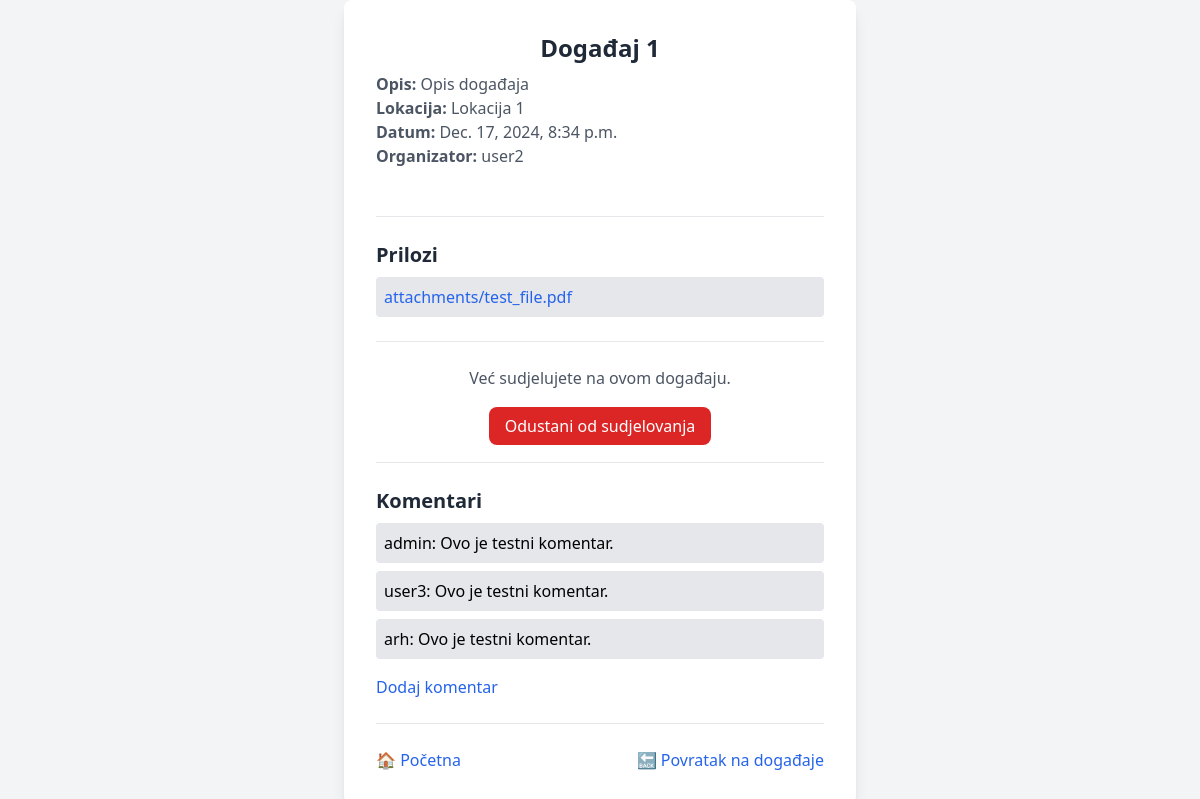
/events/2/ (signed in), run on an earlier commit of the app's database.
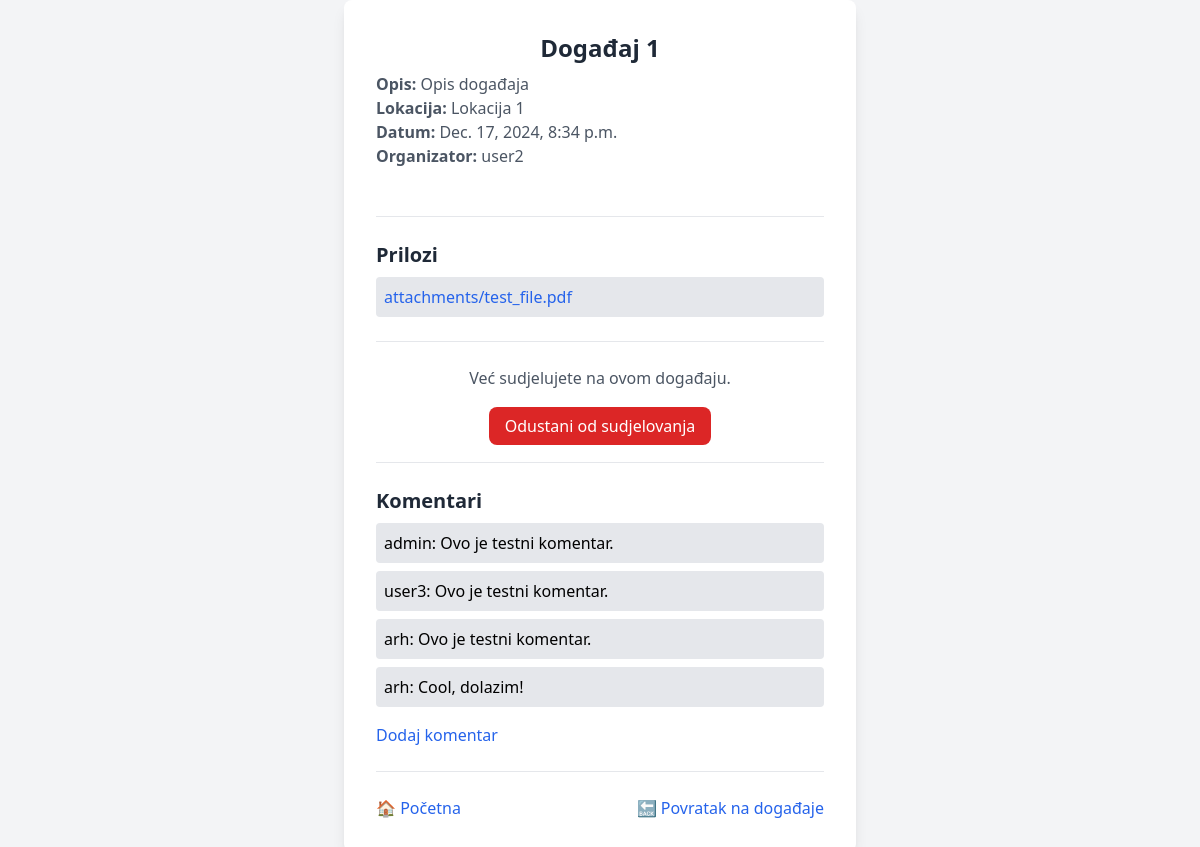
And on a later commit of the database.
### main/models.py (models this page shows, shortened)
class Attachment(models.Model):
    event = models.ForeignKey(Event, on_delete=models.CASCADE, related_name='attachments')
    file = models.FileField(upload_to='attachments/')
    uploaded_at = models.DateTimeField(auto_now_add=True)
    class Meta:
        default_permissions = ()
        permissions = [
            ("add_attachment", "Can add attachment"),
            ("view_attachment", "Can view attachment"),
        ]

class Comment(models.Model):
    event = models.ForeignKey(Event, on_delete=models.CASCADE, related_name='comments')
    author = models.ForeignKey(User, on_delete=models.CASCADE)
    content = models.TextField()
    created_at = models.DateTimeField(auto_now_add=True)
    class Meta:
        default_permissions = ()
        permissions = [
            ("add_comment", "Can add comment"),
            ("view_comment", "Can view comment"),
        ]

class CustomUser(AbstractUser):
    phone_number = models.CharField(max_length=15, blank=True, null=True)
    address = models.TextField(blank=True, null=True)

### main/views.py (the view)
# urls.py: path('events/<int:pk>/', EventDetailView.as_view(), name='event_detail'),
class EventDetailView(LoginRequiredMixin, DetailView):
    model = Event
    template_name = 'main/Event/event_detail.html'
    context_object_name = 'event'
    def get_context_data(self, **kwargs):
        context = super().get_context_data(**kwargs)
        context['attachments'] = self.object.attachments.all()
        event = self.get_object()
        user = self.request.user
        if user.is_authenticated:
            context['is_participating'] = Participation.objects.filter(event=event, participant=user).exists()
        else:
            context['is_participating'] = False
        return context

### main/templatetags/custom_filters.py (called while the page is built)
@register.filter
def is_image(file_path):
    valid_extensions = ['.jpg', '.jpeg', '.png', '.gif', '.bmp']
    if hasattr(file_path, 'name'):
        ext = os.path.splitext(file_path.name)[-1].lower()
    else:
        ext = os.path.splitext(file_path)[-1].lower()
    return ext in valid_extensions

### templates/main/Event/event_detail.html (shortened to what this page needs)
<!DOCTYPE html>
<html lang="en">
<head>
    <script src="https://cdn.tailwindcss.com"></script>
</head>
<body class="bg-gray-100 min-h-screen flex items-center justify-center">
    <div class="bg-white p-8 rounded-lg shadow-lg max-w-lg w-full">
        <h1 class="text-2xl font-semibold text-gray-800 text-center">{{ event.title }}</h1>
        <p class="mt-2 text-gray-600"><strong>Opis:</strong> {{ event.description }}</p>
        <p class="text-gray-600"><strong>Lokacija:</strong> {{ event.location }}</p>
        <p class="text-gray-600"><strong>Datum:</strong> {{ event.date }}</p>
        <p class="text-gray-600"><strong>Organizator:</strong> {{ event.organizer.username }}</p>
        <hr class="my-6">
        {% load custom_filters %}
        <h2 class="text-xl font-semibold text-gray-800">Prilozi</h2>
        {% if attachments %}
            <ul class="mt-2 space-y-2">
                {% for attachment in attachments %}
                    <li class="bg-gray-200 p-2 rounded">
                        {% if attachment.file.url|is_image %}
                            <img src="{{ attachment.file.url }}" alt="Prilog" class="max-w-full h-auto rounded">
                        {% else %}
                            <a href="{{ attachment.file.url }}" target="_blank" class="text-blue-600 hover:underline">
                                {{ attachment.file.name }}
                            </a>
                        {% endif %}
                    </li>
                {% endfor %}
            </ul>
        {% else %}
            <p class="text-gray-600">Nema priloga za ovaj događaj.</p>
        {% endif %}
        <hr class="my-6">
        {% if user.is_authenticated and user != event.organizer %}
            <div class="mt-4 text-center">
                {% if not is_participating %}
                    <a href="{% url 'main:participate_in_event' event.pk %}"
                       class="px-4 py-2 bg-green-600 text-white rounded-lg hover:bg-green-700">Sudjeluj</a>
                {% else %}
                    <p class="text-gray-600">Već sudjelujete na ovom događaju.</p>
                    <br>
                    <a href="{% url 'main:withdraw_from_event' event.pk %}"
                       class="mt-2 px-4 py-2 bg-red-600 text-white rounded-lg hover:bg-red-700">Odustani od sudjelovanja</a>
                {% endif %}
            </div>
            <hr class="my-6">
        {% endif %}
        <h2 class="text-xl font-semibold text-gray-800">Komentari</h2>
        <ul class="mt-2 space-y-2">
            {% for comment in event.comments.all %}
                <li class="bg-gray-200 p-2 rounded">
                    {{ comment.author.username }}: {{ comment.content }}
                </li>
            {% empty %}
                <li class="text-gray-600">Nema komentara.</li>
            {% endfor %}
        </ul>
        <a href="{% url 'main:comment_add' event.pk %}" class="mt-4 inline-block text-blue-600 hover:underline">
            Dodaj komentar
        </a>
        <hr class="my-6">
        <div class="mt-6 flex justify-between">
            <a href="{% url 'main:home' %}" class="text-blue-600 hover:underline">🏠 Početna</a>
            <a href="{% url 'main:event_list' %}" class="text-blue-600 hover:underline">🔙 Povratak na događaje</a>
        </div>
    </div>
</body>
</html>

What changed in the data, as far as the page shows it:
added Comment: author.username "arh", content "Cool, dolazim!"
